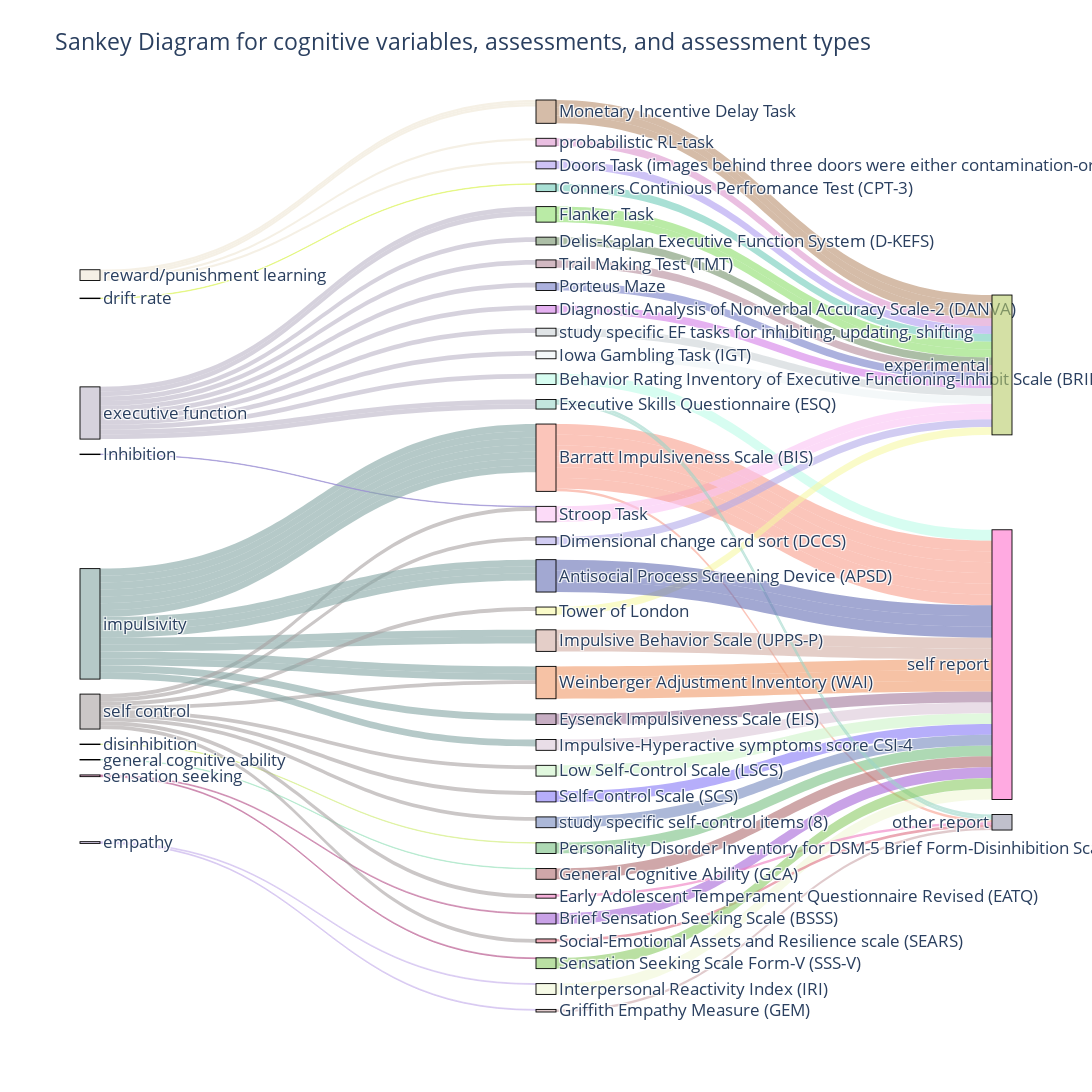

The notebook cell this image was saved under:
### Markdown cell above
#### Cognitive variables

This is an overview plot for the studies using cognitive variables (which of course is only 40.5% of studies actually did). Left is the variable, in the middle is the name of the scale or test used, and left is the type of report.

### Code cell
#Making the sankey plot for cognitive variables
# 1. Create unique labels
labels = list(pd.concat([
    df_sankey_cog['cv'], 
    df_sankey_cog['ca'], 
    df_sankey_cog['cat']
]).unique())

# 2. Map labels to indices
label_map = {label: idx for idx, label in enumerate(labels)}

# 3. Define sources, targets, and values
sources = df_sankey_cog['cv'].map(label_map).tolist() + \
          df_sankey_cog['ca'].map(label_map).tolist()

targets = df_sankey_cog['ca'].map(label_map).tolist() + \
            df_sankey_cog['cat'].map(label_map).tolist()

values = df_sankey_cog['c_count'].tolist() + \
            df_sankey_cog['cat_count'].tolist()

# 4. Generate pastel colors
import random

def pastel_color():
    r = lambda: random.randint(100, 255)
    return f'rgba({r()},{r()},{r()},0.6)'

label_to_color = {label: pastel_color() for label in labels}
node_color_list = [label_to_color[label] for label in labels]

# 5. Set link colors by source node's color (first half) and middle node (second half)
link_colors = [label_to_color[df_sankey_cog['cv'].iloc[i]] 
               for i in range(len(df_sankey_cog))] + \
              [label_to_color[df_sankey_cog['ca'].iloc[i]] 
               for i in range(len(df_sankey_cog))]

# 7. Create the figure
fig = go.Figure(data=[go.Sankey(
    node=dict(
        pad=15,
        thickness=20,
        line=dict(color="black", width=0.9),
        label=labels,
        color=node_color_list,
        align="left"
    ),
    link=dict(
        source=sources,
        target=targets,
        value=values,
        color=link_colors,
        customdata=df_sankey_cog['nameyear'].tolist() * 2,
        hovertemplate='%{customdata}<extra></extra>'
    )
)])

fig.update_layout(
    title_text="Sankey Diagram for cognitive variables, assessments, and assessment types",
    font_size=16.5,
    width=1700,
    height=1200,
    hovermode='x'
)
fig.show()

fig.write_html("C:/Users/U727148/Latent_Variable_Supplement/sankey_cog_plot.html", include_plotlyjs="cdn")

### Figure 1 — Plotly figure (JSON) as saved in the notebook; plotly's stock layout.template omitted (floating-point values rounded to 4 significant figures)
{"data": [{"link": {"color": ["rgba(187,181,199,0.6)", "rgba(132,165,163,0.6)", "rgba(223,246,107,0.6)", "rgba(187,181,199,0.6)", "rgba(132,165,163,0.6)", "rgba(217,241,145,0.6)", "rgba(238,231,212,0.6)", "rgba(132,165,163,0.6)", "rgba(168,230,199,0.6)", "rgba(238,231,212,0.6)", "rgba(169,162,162,0.6)", "rgba(207,188,238,0.6)", "rgba(187,181,199,0.6)", "rgba(187,181,199,0.6)", "rgba(187,181,199,0.6)", "rgba(187,181,199,0.6)", "rgba(207,188,238,0.6)", "rgba(194,111,157,0.6)", "rgba(169,162,162,0.6)", "rgba(132,165,163,0.6)", "rgba(156,144,212,0.6)", "rgba(187,181,199,0.6)", "rgba(132,165,163,0.6)", "rgba(238,231,212,0.6)", "rgba(132,165,163,0.6)", "rgba(238,231,212,0.6)", "rgba(169,162,162,0.6)", "rgba(132,165,163,0.6)", "rgba(169,162,162,0.6)", "rgba(187,181,199,0.6)", "rgba(169,162,162,0.6)", "rgba(187,181,199,0.6)", "rgba(132,165,163,0.6)", "rgba(132,165,163,0.6)", "rgba(132,165,163,0.6)", "rgba(132,165,163,0.6)", "rgba(169,162,162,0.6)", "rgba(169,162,162,0.6)", "rgba(169,162,162,0.6)", "rgba(187,181,199,0.6)", "rgba(132,165,163,0.6)", "rgba(132,165,163,0.6)", "rgba(132,165,163,0.6)", "rgba(187,181,199,0.6)", "rgba(169,162,162,0.6)", "rgba(238,231,212,0.6)", "rgba(132,165,163,0.6)", "rgba(132,165,163,0.6)", "rgba(194,111,157,0.6)", "rgba(117,147,107,0.6)", "rgba(249,159,140,0.6)", "rgba(113,204,186,0.6)", "rgba(189,252,232,0.6)", "rgba(249,159,140,0.6)", "rgba(120,192,130,0.6)", "rgba(221,149,205,0.6)", "rgba(249,159,140,0.6)", "rgba(176,109,113,0.6)", "rgba(186,144,110,0.6)", "rgba(206,244,201,0.6)", "rgba(204,167,171,0.6)", "rgba(181,139,154,0.6)", "rgba(118,125,200,0.6)", "rgba(141,222,108,0.6)", "rgba(212,125,232,0.6)", "rgba(241,247,214,0.6)", "rgba(166,101,215,0.6)", "rgba(134,121,247,0.6)", "rgba(249,159,140,0.6)", "rgba(251,196,243,0.6)", "rgba(204,211,213,0.6)", "rgba(211,173,163,0.6)", "rgba(186,144,110,0.6)", "rgba(249,159,140,0.6)", "rgba(186,144,110,0.6)", "rgba(118,137,191,0.6)", "rgba(249,159,140,0.6)", "rgba(179,170,233,0.6)", "rgba(141,222,108,0.6)", "rgba(238,124,192,0.6)", "rgba(237,244,245,0.6)", "rgba(211,173,163,0.6)", "rgba(241,154,105,0.6)", "rgba(249,159,140,0.6)", "rgba(162,120,156,0.6)", "rgba(247,249,166,0.6)", "rgba(251,196,243,0.6)", "rgba(241,154,105,0.6)", "rgba(156,213,200,0.6)", "rgba(241,154,105,0.6)", "rgba(101,110,181,0.6)", "rgba(219,198,216,0.6)", "rgba(156,213,200,0.6)", "rgba(222,110,131,0.6)", "rgba(173,156,240,0.6)", "rgba(101,110,181,0.6)", "rgba(101,110,181,0.6)", "rgba(141,203,103,0.6)"], "customdata": ["Winters 2025", "Ciesenski 2024", "Castagna 2024", "Cohn 2024", "Cohn 2024", "Cohn 2024", "Elster 2024", "Međedovic 2024", "Brislin 2024", "Murray 2022", "Pechorro 2023", "Payot 2022", "Sellbom 2022", "Sellbom 2022", "Sellbom 2022", "Sellbom 2022", "Wissenburg 2022", "Wissenburg 2022", "Wissenburg 2022", "Wissenburg 2022", "Willoughby 2022", "Friedman 2021", "Harrop 2021", "Byrd 2021", "Gillespie 2021", "Hawes 2021", "Altikriti 2020", "Wang 2020", "Piehler 2019", "Piehler 2019", "Piehler 2019", "Piehler 2019", "Maneiro 2019", "Waller 2019", "Adjorlolo 2018", "Dubas  2018", "Fanti 2017", "Fanti 2017", "Fanti 2017", "Fanti 2017", "Ray 2016", "Wall 2016", "Wall 2016", "Wall 2016", "Wall 2016", "White 2014", "Fanti 2013a", "Fanti 2013b", "Fanti 2013a", "Winters 2025", "Ciesenski 2024", "Castagna 2024", "Cohn 2024", "Cohn 2024", "Cohn 2024", "Elster 2024", "Međedovic 2024", "Brislin 2024", "Murray 2022", "Pechorro 2023", "Payot 2022", "Sellbom 2022", "Sellbom 2022", "Sellbom 2022", "Sellbom 2022", "Wissenburg 2022", "Wissenburg 2022", "Wissenburg 2022", "Wissenburg 2022", "Willoughby 2022", "Friedman 2021", "Harrop 2021", "Byrd 2021", "Gillespie 2021", "Hawes 2021", "Altikriti 2020", "Wang 2020", "Piehler 2019", "Piehler 2019", "Piehler 2019", "Piehler 2019", "Maneiro 2019", "Waller 2019", "Adjorlolo 2018", "Dubas  2018", "Fanti 2017", "Fanti 2017", "Fanti 2017", "Fanti 2017", "Ray 2016", "Wall 2016", "Wall 2016", "Wall 2016", "Wall 2016", "White 2014", "Fanti 2013a", "Fanti 2013b", "Fanti 2013a"], "hovertemplate": "%{customdata}<extra></extra>", "source": [0, 1, 2, 0, 1, 3, 4, 1, 5, 4, 6, 7, 0, 0, 0, 0, 7, 8, 6, 1, 9, 0, 1, 4, 1, 4, 6, 1, 6, 0, 6, 0, 1, 1, 1, 1, 6, 6, 6, 0, 1, 1, 1, 0, 6, 4, 1, 1, 8, 10, 11, 12, 13, 11, 14, 15, 11, 16, 17, 18, 19, 20, 21, 22, 23, 24, 25, 26, 11, 27, 28, 29, 17, 11, 17, 30, 11, 31, 22, 32, 33, 29, 34, 11, 35, 36, 27, 34, 37, 34, 38, 39, 37, 40, 41, 38, 38, 42], "target": [10, 11, 12, 13, 11, 14, 15, 11, 16, 17, 18, 19, 20, 21, 22, 23, 24, 25, 26, 11, 27, 28, 29, 17, 11, 17, 30, 11, 31, 22, 32, 33, 29, 34, 11, 35, 36, 27, 34, 37, 34, 38, 39, 37, 40, 41, 38, 38, 42, 43, 44, 43, 44, 44, 44, 43, 45, 44, 43, 44, 45, 43, 43, 43, 43, 44, 44, 44, 44, 43, 43, 44, 43, 44, 43, 44, 44, 43, 43, 45, 43, 44, 44, 44, 44, 43, 43, 44, 45, 44, 44, 44, 45, 45, 43, 44, 44, 44], "value": [11, 16, 1, 11, 16, 1, 5, 16, 1, 5, 9, 2, 11, 11, 11, 11, 2, 2, 9, 16, 1, 11, 16, 5, 16, 5, 9, 16, 9, 11, 9, 11, 16, 16, 16, 16, 9, 9, 9, 11, 16, 16, 16, 11, 9, 5, 16, 16, 2, 18, 25, 18, 25, 25, 25, 18, 6, 25, 18, 25, 6, 18, 18, 18, 18, 25, 25, 25, 25, 18, 18, 25, 18, 25, 18, 25, 25, 18, 18, 6, 18, 25, 25, 25, 25, 18, 18, 25, 6, 25, 25, 25, 6, 6, 18, 25, 25, 25]}, "node": {"align": "left", "color": ["rgba(187,181,199,0.6)", "rgba(132,165,163,0.6)", "rgba(223,246,107,0.6)", "rgba(217,241,145,0.6)", "rgba(238,231,212,0.6)", "rgba(168,230,199,0.6)", "rgba(169,162,162,0.6)", "rgba(207,188,238,0.6)", "rgba(194,111,157,0.6)", "rgba(156,144,212,0.6)", "rgba(117,147,107,0.6)", "rgba(249,159,140,0.6)", "rgba(113,204,186,0.6)", "rgba(189,252,232,0.6)", "rgba(120,192,130,0.6)", "rgba(221,149,205,0.6)", "rgba(176,109,113,0.6)", "rgba(186,144,110,0.6)", "rgba(206,244,201,0.6)", "rgba(204,167,171,0.6)", "rgba(181,139,154,0.6)", "rgba(118,125,200,0.6)", "rgba(141,222,108,0.6)", "rgba(212,125,232,0.6)", "rgba(241,247,214,0.6)", "rgba(166,101,215,0.6)", "rgba(134,121,247,0.6)", "rgba(251,196,243,0.6)", "rgba(204,211,213,0.6)", "rgba(211,173,163,0.6)", "rgba(118,137,191,0.6)", "rgba(179,170,233,0.6)", "rgba(238,124,192,0.6)", "rgba(237,244,245,0.6)", "rgba(241,154,105,0.6)", "rgba(162,120,156,0.6)", "rgba(247,249,166,0.6)", "rgba(156,213,200,0.6)", "rgba(101,110,181,0.6)", "rgba(219,198,216,0.6)", "rgba(222,110,131,0.6)", "rgba(173,156,240,0.6)", "rgba(141,203,103,0.6)", "rgba(183,204,105,0.6)", "rgba(255,114,205,0.6)", "rgba(150,151,170,0.6)"], "label": ["executive function", "impulsivity", "drift rate", "disinhibition", "reward/punishment learning", "general cognitive ability", "self control", "empathy", "sensation seeking", "Inhibition", "Delis-Kaplan Executive Function System (D-KEFS)", "Barratt Impulsiveness Scale (BIS)", "Conners Continious Perfromance Test (CPT-3)", "Behavior Rating Inventory of Executive Functioning-Inhibit Scale (BRIEF)", "Personality Disorder Inventory for DSM-5 Brief Form-Disinhibition Scale (PID-5-BF)", "probabilistic RL-task", "General Cognitive Ability (GCA)", "Monetary Incentive Delay Task", "Low Self-Control Scale (LSCS)", "Griffith Empathy Measure (GEM)", "Trail Making Test (TMT)", "Porteus Maze", "Flanker Task", "Diagnostic Analysis of Nonverbal Accuracy Scale-2 (DANVA)", "Interpersonal Reactivity Index (IRI)", "Brief Sensation Seeking Scale (BSSS)", "Self-Control Scale (SCS)", "Stroop Task", "study specific EF tasks for inhibiting, updating, shifting", "Impulsive Behavior Scale (UPPS-P)", "study specific self-control items (8)", "Dimensional change card sort (DCCS)", "Early Adolescent Temperament Questionnaire Revised (EATQ)", "Iowa Gambling Task (IGT)", "Weinberger Adjustment Inventory (WAI)", "Eysenck Impulsiveness Scale (EIS)", "Tower of London", "Executive Skills Questionnaire (ESQ)", "Antisocial Process Screening Device (APSD)", "Impulsive-Hyperactive symptoms score CSI-4", "Social-Emotional Assets and Resilience scale (SEARS)", "Doors Task (images behind three doors were either contamination-oriented, appetetive or fear inducing)", "Sensation Seeking Scale Form-V (SSS-V)", "experimental", "self report", "other report"], "line": {"color": "black", "width": 0.9}, "pad": 15, "thickness": 20}, "type": "sankey"}], "layout": {"font": {"size": 16.5}, "height": 1200, "hovermode": "x", "title": {"text": "Sankey Diagram for cognitive variables, assessments, and assessment types"}, "width": 1700}}
